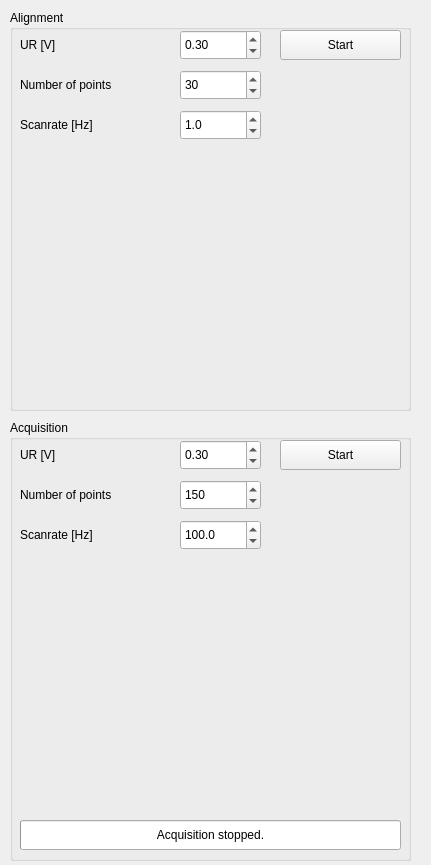
                   <widget class="QWidget" name="scrollAreaWidgetContents_2">
                    <property name="geometry">
                     <rect>
                      <x>0</x>
                      <y>0</y>
                      <width>431</width>
                      <height>865</height>
                     </rect>
                    </property>
                    <property name="minimumSize">
                     <size>
                      <width>0</width>
                      <height>865</height>
                     </size>
                    </property>
                    <widget class="QGroupBox" name="alignmentODT">
                     <property name="geometry">
                      <rect>
                       <x>10</x>
                       <y>10</y>
                       <width>401</width>
                       <height>401</height>
                      </rect>
                     </property>
                     <property name="title">
                      <string>Alignment</string>
                     </property>
                     <widget class="QCustomPlot" name="alignmentVoltagesODT" native="true">
                      <property name="geometry">
                       <rect>
                        <x>60</x>
                        <y>140</y>
                        <width>281</width>
                        <height>250</height>
                       </rect>
                      </property>
                     </widget>
                     <widget class="QLabel" name="alignmentNumber_ODT_label">
                      <property name="geometry">
                       <rect>
                        <x>10</x>
                        <y>60</y>
                        <width>131</width>
                        <height>30</height>
                       </rect>
                      </property>
                      <property name="text">
                       <string>Number of points</string>
                      </property>
                      <property name="alignment">
                       <set>Qt::AlignLeading|Qt::AlignLeft|Qt::AlignVCenter</set>
                      </property>
                     </widget>
                     <widget class="QLabel" name="alignmentUR_ODT_label">
                      <property name="geometry">
                       <rect>
                        <x>10</x>
                        <y>20</y>
                        <width>131</width>
                        <height>30</height>
                       </rect>
                      </property>
                      <property name="text">
                       <string>UR [V]</string>
                      </property>
                      <property name="alignment">
                       <set>Qt::AlignLeading|Qt::AlignLeft|Qt::AlignVCenter</set>
                      </property>
                     </widget>
                     <widget class="QLabel" name="alignmentRate_ODT_label">
                      <property name="geometry">
                       <rect>
                        <x>10</x>
                        <y>100</y>
                        <width>101</width>
                        <height>30</height>
                       </rect>
                      </property>
                      <property name="text">
                       <string>Scanrate [Hz]</string>
                      </property>
                      <property name="alignment">
                       <set>Qt::AlignLeading|Qt::AlignLeft|Qt::AlignVCenter</set>
                      </property>
                     </widget>
                     <widget class="QDoubleSpinBox" name="alignmentUR_ODT">
                      <property name="geometry">
                       <rect>
                        <x>170</x>
                        <y>20</y>
                        <width>81</width>
                        <height>30</height>
                       </rect>
                      </property>
                      <property name="decimals">
                       <number>2</number>
                      </property>
                      <property name="minimum">
                       <double>0.000000000000000</double>
                      </property>
                      <property name="maximum">
                       <double>1.000000000000000</double>
                      </property>
                      <property name="singleStep">
                       <double>0.010000000000000</double>
                      </property>
                      <property name="value">
                       <double>0.300000000000000</double>
                      </property>
                     </widget>
                     <widget class="QDoubleSpinBox" name="alignmentRate_ODT">
                      <property name="geometry">
                       <rect>
                        <x>170</x>
                        <y>100</y>
                        <width>81</width>
                        <height>30</height>
                       </rect>
                      </property>
                      <property name="decimals">
                       <number>1</number>
                      </property>
                      <property name="minimum">
                       <double>0.000000000000000</double>
                      </property>
                      <property name="maximum">
                       <double>5.000000000000000</double>
                      </property>
                      <property name="singleStep">
                       <double>0.100000000000000</double>
                      </property>
                      <property name="value">
                       <double>1.000000000000000</double>
                      </property>
                     </widget>
                     <widget class="QPushButton" name="alignmentStartODT">
                      <property name="enabled">
                       <bool>true</bool>
                      </property>
                      <property name="geometry">
                       <rect>
                        <x>270</x>
                        <y>20</y>
                        <width>121</width>
                        <height>30</height>
                       </rect>
                      </property>
                      <property name="text">
                       <string>Start</string>
                      </property>
                     </widget>
                     <widget class="QSpinBox" name="alignmentNumber_ODT">
                      <property name="geometry">
                       <rect>
                        <x>170</x>
                        <y>60</y>
                        <width>81</width>
                        <height>30</height>
                       </rect>
                      </property>
                      <property name="minimum">
                       <number>1</number>
                      </property>
                      <property name="maximum">
                       <number>1000</number>
                      </property>
                      <property name="singleStep">
                       <number>5</number>
                      </property>
                      <property name="value">
                       <number>30</number>
                      </property>
                     </widget>
                    </widget>
                    <widget class="QGroupBox" name="acquisitionODT">
                     <property name="geometry">
                      <rect>
                       <x>10</x>
                       <y>420</y>
                       <width>401</width>
                       <height>441</height>
                      </rect>
                     </property>
                     <property name="title">
                      <string>Acquisition</string>
                     </property>
                     <widget class="QProgressBar" name="acquisitionProgress_ODT">
                      <property name="geometry">
                       <rect>
                        <x>10</x>
                        <y>400</y>
                        <width>381</width>
                        <height>30</height>
                       </rect>
                      </property>
                      <property name="value">
                       <number>0</number>
                      </property>
                      <property name="alignment">
                       <set>Qt::AlignCenter</set>
                      </property>
                      <property name="format">
                       <string>Acquisition stopped.</string>
                      </property>
                     </widget>
                     <widget class="QCustomPlot" name="acquisitionVoltagesODT" native="true">
                      <property name="geometry">
                       <rect>
                        <x>60</x>
                        <y>140</y>
                        <width>281</width>
                        <height>250</height>
                       </rect>
                      </property>
                     </widget>
                     <widget class="QDoubleSpinBox" name="acquisitionUR_ODT">
                      <property name="geometry">
                       <rect>
                        <x>170</x>
                        <y>20</y>
                        <width>81</width>
                        <height>30</height>
                       </rect>
                      </property>
                      <property name="decimals">
                       <number>2</number>
                      </property>
                      <property name="minimum">
                       <double>0.000000000000000</double>
                      </property>
                      <property name="maximum">
                       <double>1.000000000000000</double>
                      </property>
                      <property name="singleStep">
                       <double>0.010000000000000</double>
                      </property>
                      <property name="value">
                       <double>0.300000000000000</double>
                      </property>
                     </widget>
                     <widget class="QDoubleSpinBox" name="acquisitionRate_ODT">
                      <property name="geometry">
                       <rect>
                        <x>170</x>
                        <y>100</y>
                        <width>81</width>
                        <height>30</height>
                       </rect>
                      </property>
                      <property name="decimals">
                       <number>1</number>
                      </property>
                      <property name="minimum">
                       <double>0.000000000000000</double>
                      </property>
                      <property name="maximum">
                       <double>1000.000000000000000</double>
                      </property>
                      <property name="singleStep">
                       <double>10.000000000000000</double>
                      </property>
                      <property name="value">
                       <double>100.000000000000000</double>
                      </property>
                     </widget>
                     <widget class="QLabel" name="acquisitionRate_ODT_label">
                      <property name="geometry">
                       <rect>
                        <x>10</x>
                        <y>100</y>
                        <width>151</width>
                        <height>30</height>
                       </rect>
                      </property>
                      <property name="text">
                       <string>Scanrate [Hz]</string>
                      </property>
                      <property name="alignment">
                       <set>Qt::AlignLeading|Qt::AlignLeft|Qt::AlignVCenter</set>
                      </property>
                     </widget>
                     <widget class="QPushButton" name="acquisitionStartODT">
                      <property name="enabled">
                       <bool>true</bool>
                      </property>
                      <property name="geometry">
                       <rect>
                        <x>270</x>
                        <y>20</y>
                        <width>121</width>
                        <height>30</height>
                       </rect>
                      </property>
                      <property name="text">
                       <string>Start</string>
                      </property>
                     </widget>
                     <widget class="QLabel" name="acquisitionUR_ODT_label">
                      <property name="geometry">
                       <rect>
                        <x>10</x>
                        <y>20</y>
                        <width>151</width>
                        <height>30</height>
                       </rect>
                      </property>
                      <property name="text">
                       <string>UR [V]</string>
                      </property>
                      <property name="alignment">
                       <set>Qt::AlignLeading|Qt::AlignLeft|Qt::AlignVCenter</set>
                      </property>
                     </widget>
                     <widget class="QLabel" name="acquisitionNumber_ODT_label">
                      <property name="geometry">
                       <rect>
                        <x>10</x>
                        <y>60</y>
                        <width>151</width>
                        <height>30</height>
                       </rect>
                      </property>
                      <property name="text">
                       <string>Number of points</string>
                      </property>
                      <property name="alignment">
                       <set>Qt::AlignLeading|Qt::AlignLeft|Qt::AlignVCenter</set>
                      </property>
                     </widget>
                     <widget class="QSpinBox" name="acquisitionNumber_ODT">
                      <property name="geometry">
                       <rect>
                        <x>170</x>
                        <y>60</y>
                        <width>81</width>
                        <height>30</height>
                       </rect>
                      </property>
                      <property name="minimum">
                       <number>10</number>
                      </property>
                      <property name="maximum">
                       <number>1000</number>
                      </property>
                      <property name="singleStep">
                       <number>5</number>
                      </property>
                      <property name="value">
                       <number>150</number>
                      </property>
                     </widget>
                    </widget>
                   </widget>
